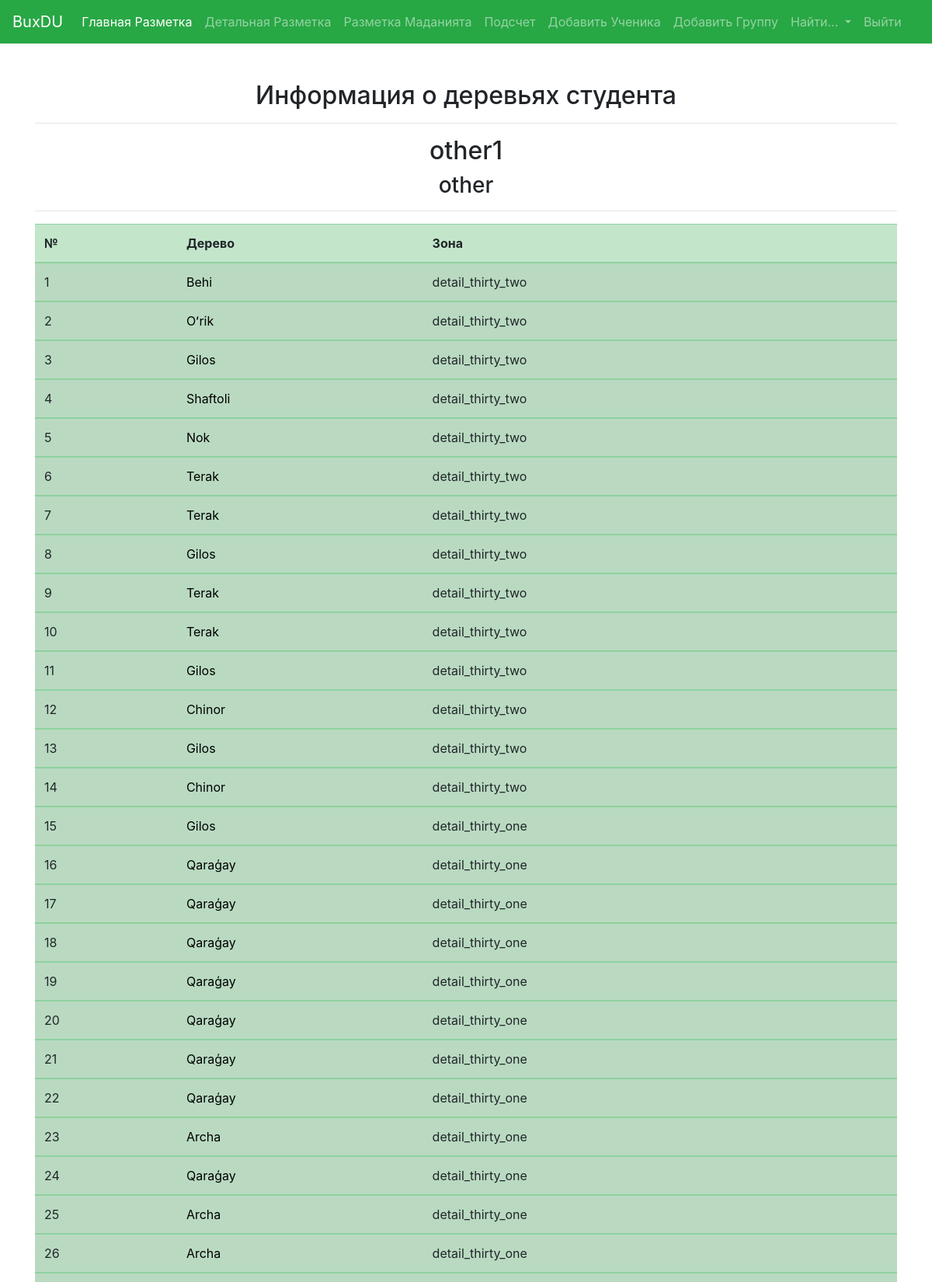
/student/4/?page=2 (upper part), run on the app's committed database.
### zones/models.py (models this page shows, shortened)
class Owner(models.Model):
    name = models.CharField(max_length=255, blank=True, null=True)
    group = models.ForeignKey(Group, on_delete=models.PROTECT)

class Group(models.Model):
    title = models.CharField(max_length=255, blank=True, null=True)
    def __str__(self):
        return self.title

class Tree(models.Model):
    tree_kind = models.ForeignKey(TreeKind, on_delete=models.PROTECT, blank=True, null=True)
    quantity = models.IntegerField(default=0)
    latitude = models.FloatField(default=0, blank=True)  #Широта  N or s
    longitude = models.FloatField(default=0, blank=True) #Долгота  E or W
    area = models.ForeignKey(Area, on_delete=models.PROTECT)
    owner = models.ForeignKey(Owner, on_delete=models.PROTECT, blank=True, null=True)
    def link(self):
        return reverse('tree_detail', kwargs = {'id': self.id})

class TreeKind(models.Model):
    title = models.CharField(max_length=255)
    description = models.TextField()
    slug = models.SlugField(unique=True, blank=True, null=True)
    image = models.ImageField('Картинка', blank = True, null = True)

class Area(models.Model):
    polygon = models.TextField()
    sort_num = models.IntegerField()
    square = models.FloatField(default=0)
    id_polygon = models.CharField(max_length=255, blank=True, null=True)
    parent = models.ForeignKey('self', on_delete=models.PROTECT, null=True, blank=True)
    madaniyat = models.BooleanField(default=False)
    def __str__(self):
        return self.id_polygon

### zones/views.py (the view)
# urls.py: path('student/<int:id>/', views.student, name="student"),
def student(request, id):
    student = Owner.objects.get(id=id)
    trees_lst = [tree for tree in student.tree_set.all()]
    paginator = Paginator(trees_lst, 100)
    page_number = request.GET.get('page')
    trees = paginator.get_page(page_number)
    context = {'student': student, 'trees':trees}
    return render(request, 'student.html', context)

### zones/templates/student.html (shortened to what this page needs)
{% extends 'base.html' %}
{% block content %}
<div class="container mt-5">
    <h2 style="text-align:center">Информация о деревьях студента</h2>
    <hr>
    <h2 style="text-align:center">{{student.name}}</h2>
    <h3 style="text-align:center">{{student.group}}</h3>
    <hr>
    <table class="table table-success table-striped">
        <thead>
            <tr>
                <th>№</th>
                <th>Дерево</th>
                <th>Зона</th>
            </tr>
        </thead>
        {% for tree in trees %}
        <tbody>
        <tr>
            <td>
                {{ forloop.counter }}
            </td>
            <td>
                <a style="color:black;" href="{{tree.link}}">
                    {{tree.tree_kind.title}}
                </a>
            </td>
            <td>
                {{tree.area}}
            </td>
        </tr>
        </tbody>
        {% endfor %}
    </table>
</div>
{% endblock %}

### zones/static/css/style.css (style rules this page uses)
body { margin: 0; }
body { font-family: Arial, Helvetica, sans-serif; }
:root { --primColor: #dcdcdc; --cornerRad: 4px; }
body { background-color: var(--primColor); font-family: Arial, Helvetica, sans-serif; font-size: 20px; }

### data on the page
Owner: name "other1", group "other"
Tree: tree_kind "Behi", area "detail_thirty_two"
Tree: tree_kind "Oʻrik", area "detail_thirty_two"
Tree: tree_kind "Gilos", area "detail_thirty_two"
Tree: tree_kind "Shaftoli", area "detail_thirty_two"
Tree: tree_kind "Nok", area "detail_thirty_two"
Tree: tree_kind "Terak", area "detail_thirty_two"
Tree: tree_kind "Terak", area "detail_thirty_two"
Tree: tree_kind "Gilos", area "detail_thirty_two"
Tree: tree_kind "Terak", area "detail_thirty_two"
Tree: tree_kind "Terak", area "detail_thirty_two"
Tree: tree_kind "Gilos", area "detail_thirty_two"
Tree: tree_kind "Chinor", area "detail_thirty_two"
Tree: tree_kind "Gilos", area "detail_thirty_two"
Tree: tree_kind "Chinor", area "detail_thirty_two"
Tree: tree_kind "Gilos", area "detail_thirty_one"
Tree: tree_kind "Qaraģay", area "detail_thirty_one"
Tree: tree_kind "Qaraģay", area "detail_thirty_one"
Tree: tree_kind "Qaraģay", area "detail_thirty_one"
Tree: tree_kind "Qaraģay", area "detail_thirty_one"
Tree: tree_kind "Qaraģay", area "detail_thirty_one"
Tree: tree_kind "Qaraģay", area "detail_thirty_one"
Tree: tree_kind "Qaraģay", area "detail_thirty_one"
Tree: tree_kind "Archa", area "detail_thirty_one"
Tree: tree_kind "Qaraģay", area "detail_thirty_one"
Tree: tree_kind "Archa", area "detail_thirty_one"
Tree: tree_kind "Archa", area "detail_thirty_one"
